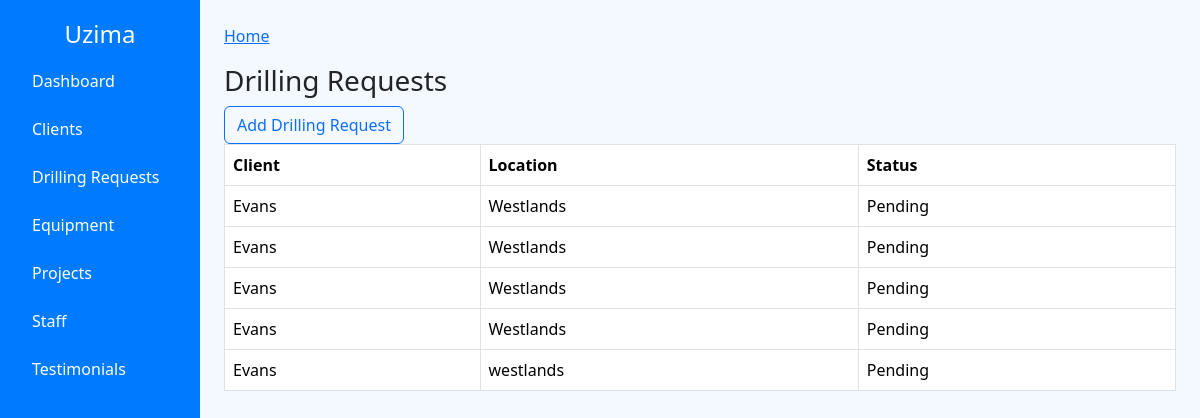
The app's page /drilling-requests/ with its own data.
### core/models.py (models this page shows, shortened)
class DrillingRequest(models.Model):
    client = models.ForeignKey(Client, on_delete=models.CASCADE)
    request_date = models.DateField(default=date.today)  # ✅ Correct way
    location = models.CharField(max_length=100)
    depth_required = models.CharField(max_length=100, blank=True, null=True)
    status = models.CharField(max_length=50, default='Pending')

class Client(models.Model):
    name = models.CharField(max_length=100)
    email = models.EmailField()
    phone = models.CharField(max_length=20)
    location = models.TextField()

### core/views.py (the view)
# urls.py: path('drilling-requests/', views.drilling_requests, name='drilling_requests'),
def drilling_requests(request):
    Drill = DrillingRequest.objects.all()
    return render(request, 'drilling_requests.html',{'Drill': Drill})

### core/templates/drilling_requests.html
{% extends 'base.html' %}
{% block content %}
<h3>Drilling Requests</h3>
    <a href="{% url 'add_drilling_request' %}" class="btn btn-outline-primary">Add Drilling Request</a>
<table class="table table-bordered">
    <thead><tr><th>Client</th><th>Location</th><th>Status</th></tr></thead>
    <tbody>
    {% for request in Drill %}
    <tr><td>{{ request.client.name }}</td><td>{{ request.location }}</td><td>{{ request.status }}</td></tr>
    {% endfor %}
    </tbody>
</table>
{% endblock %}

### core/templates/base.html (shortened to what this page needs)
<!DOCTYPE html>
<html lang="en">
<head>
    <link rel="stylesheet" href="https://cdn.jsdelivr.net/npm/bootstrap@5.3.3/dist/css/bootstrap.min.css">
</head>
<body>
<div class="container-fluid">
    <div class="row">
        <div class="col-md-2 sidebar">
            <h4 class="text-white text-center">Uzima</h4>
            <a href="{% url 'dashboard' %}">Dashboard</a>
            <a href="{% url 'clients' %}">Clients</a>
            <a href="{% url 'drilling_requests' %}">Drilling Requests</a>
            <a href="{% url 'equipment_list' %}">Equipment</a>
            <a href="{% url 'project_list' %}">Projects</a>
            <a href="{% url 'staff_list' %}">Staff</a>
            <a href="{% url 'testimonial_list' %}">Testimonials</a>
        </div>
        <div class="col-md-10 p-4">
            <nav aria-label="breadcrumb">
                <ol class="breadcrumb">
                    {% block breadcrumb %}
                    <li class="breadcrumb-item"><a href="{% url 'dashboard' %}">Home</a></li>
                    {% endblock %}
                </ol>
            </nav>
            {% block content %}{% endblock %}
        </div>
    </div>
</div>
</body>
</html>

### core/templates/base.html (style rules this page uses)
body { background-color: #f4f9ff; }
.sidebar { background-color: #007bff; height: 100vh; padding-top: 20px; }
.sidebar a { color: white; display: block; padding: 12px 20px; text-decoration: none; }

### records on screen
DrillingRequest: client.name "Evans", location "Westlands", status "Pending"
DrillingRequest: client.name "Evans", location "Westlands", status "Pending"
DrillingRequest: client.name "Evans", location "Westlands", status "Pending"
DrillingRequest: client.name "Evans", location "Westlands", status "Pending"
DrillingRequest: client.name "Evans", location "westlands", status "Pending"
